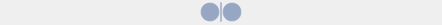
               <widget class="QWidget" name="NAV_2" native="true">
                <property name="sizePolicy">
                 <sizepolicy hsizetype="Preferred" vsizetype="Preferred">
                  <horstretch>0</horstretch>
                  <verstretch>0</verstretch>
                 </sizepolicy>
                </property>
                <property name="maximumSize">
                 <size>
                  <width>16777215</width>
                  <height>25</height>
                 </size>
                </property>
                <property name="styleSheet">
                 <string notr="true">display: flex</string>
                </property>
                <layout class="QHBoxLayout" name="horizontalLayout_43">
                 <property name="spacing">
                  <number>0</number>
                 </property>
                 <property name="leftMargin">
                  <number>200</number>
                 </property>
                 <property name="topMargin">
                  <number>0</number>
                 </property>
                 <property name="rightMargin">
                  <number>200</number>
                 </property>
                 <property name="bottomMargin">
                  <number>0</number>
                 </property>
                 <item>
                  <widget class="QPushButton" name="goLeft_2">
                   <property name="maximumSize">
                    <size>
                     <width>20</width>
                     <height>20</height>
                    </size>
                   </property>
                   <property name="cursor">
                    <cursorShape>PointingHandCursor</cursorShape>
                   </property>
                   <property name="styleSheet">
                    <string notr="true">background-color: rgba(21, 58, 131, 102); /* #153A83 com 40% */
    border-radius: 10;

    /* Borda suave estilo vidro */
    border: 1px solid rgba(255, 255, 255, 0.25);

    /* Leve brilho interno */
    background-image: linear-gradient(
        to bottom,
        rgba(255, 255, 255, 0.15),
        rgba(255, 255, 255, 0.05)
    );</string>
                   </property>
                   <property name="text">
                    <string/>
                   </property>
                   <property name="icon">
                    <iconset>
                     <normaloff>../assets/chevron-left-solid-full.svg</normaloff>../assets/chevron-left-solid-full.svg</iconset>
                   </property>
                   <property name="iconSize">
                    <size>
                     <width>12</width>
                     <height>12</height>
                    </size>
                   </property>
                  </widget>
                 </item>
                 <item>
                  <widget class="GlassCard" name="glassNav_2">
                   <property name="sizePolicy">
                    <sizepolicy hsizetype="Preferred" vsizetype="Preferred">
                     <horstretch>0</horstretch>
                     <verstretch>0</verstretch>
                    </sizepolicy>
                   </property>
                   <property name="maximumSize">
                    <size>
                     <width>50</width>
                     <height>20</height>
                    </size>
                   </property>
                   <property name="autoFillBackground">
                    <bool>false</bool>
                   </property>
                   <property name="styleSheet">
                    <string notr="true">background-color: rgba(21, 58, 131, 102); /* #153A83 com 40% */
    border-radius: 5;

    /* Borda suave estilo vidro */
    border: 1px solid rgba(255, 255, 255, 0.25);

    /* Leve brilho interno */
    background-image: linear-gradient(
        to bottom,
        rgba(255, 255, 255, 0.15),
        rgba(255, 255, 255, 0.05)
    );</string>
                   </property>
                   <layout class="QHBoxLayout" name="horizontalLayout_44">
                    <property name="spacing">
                     <number>0</number>
                    </property>
                    <property name="leftMargin">
                     <number>0</number>
                    </property>
                    <property name="topMargin">
                     <number>0</number>
                    </property>
                    <property name="rightMargin">
                     <number>0</number>
                    </property>
                    <property name="bottomMargin">
                     <number>0</number>
                    </property>
                    <item>
                     <widget class="QWidget" name="ball2_2" native="true">
                      <property name="maximumSize">
                       <size>
                        <width>10</width>
                        <height>10</height>
                       </size>
                      </property>
                      <property name="autoFillBackground">
                       <bool>false</bool>
                      </property>
                      <property name="styleSheet">
                       <string notr="true">QPushButton.bubble {
    background-color: rgba(255, 255, 255, 0.25);
    border-radius: 20px; /* metade do tamanho */

    border: 1px solid rgba(255, 255, 255, 0.35);

    /* brilho tipo vidro */
    background-image: linear-gradient(
        to bottom,
        rgba(255, 255, 255, 0.5),
        rgba(255, 255, 255, 0.1)
    );
}</string>
                      </property>
                     </widget>
                    </item>
                    <item>
                     <widget class="QWidget" name="ball1_2" native="true">
                      <property name="maximumSize">
                       <size>
                        <width>10</width>
                        <height>10</height>
                       </size>
                      </property>
                      <property name="autoFillBackground">
                       <bool>false</bool>
                      </property>
                      <property name="styleSheet">
                       <string notr="true">QPushButton.bubble {
    background-color: rgba(255, 255, 255, 0.25);
    border-radius: 20px; /* metade do tamanho */

    border: 1px solid rgba(255, 255, 255, 0.35);

    /* brilho tipo vidro */
    background-image: linear-gradient(
        to bottom,
        rgba(255, 255, 255, 0.5),
        rgba(255, 255, 255, 0.1)
    );
}</string>
                      </property>
                     </widget>
                    </item>
                    <item>
                     <widget class="QWidget" name="ball3_2" native="true">
                      <property name="maximumSize">
                       <size>
                        <width>10</width>
                        <height>10</height>
                       </size>
                      </property>
                      <property name="autoFillBackground">
                       <bool>false</bool>
                      </property>
                      <property name="styleSheet">
                       <string notr="true">background-color: rgba(255, 255, 255, 0.25);</string>
                      </property>
                     </widget>
                    </item>
                   </layout>
                  </widget>
                 </item>
                 <item>
                  <widget class="QPushButton" name="goRight_2">
                   <property name="maximumSize">
                    <size>
                     <width>20</width>
                     <height>20</height>
                    </size>
                   </property>
                   <property name="baseSize">
                    <size>
                     <width>0</width>
                     <height>0</height>
                    </size>
                   </property>
                   <property name="cursor">
                    <cursorShape>PointingHandCursor</cursorShape>
                   </property>
                   <property name="layoutDirection">
                    <enum>Qt::LeftToRight</enum>
                   </property>
                   <property name="styleSheet">
                    <string notr="true">QPushButton { 
	background-color: rgba(21, 58, 131, 102); /* #153A83 com 40% */
    border-radius: 10;

    /* Borda suave estilo vidro */
    border: 1px solid rgba(255, 255, 255, 0.25);

    /* Leve brilho interno */
    background-image: linear-gradient(
        to bottom,
        rgba(255, 255, 255, 0.15),
        rgba(255, 255, 255, 0.05)
    )
}

QPushButton:hover {
    background-color: rgba(255, 255, 255, 0.35);
}

QPushButton:pressed {
    background-color: rgba(255, 255, 255, 0.15);
}</string>
                   </property>
                   <property name="text">
                    <string/>
                   </property>
                   <property name="icon">
                    <iconset>
                     <normaloff>../assets/chevron-right-solid-full.svg</normaloff>../assets/chevron-right-solid-full.svg</iconset>
                   </property>
                   <property name="iconSize">
                    <size>
                     <width>12</width>
                     <height>12</height>
                    </size>
                   </property>
                  </widget>
                 </item>
                </layout>
               </widget>
